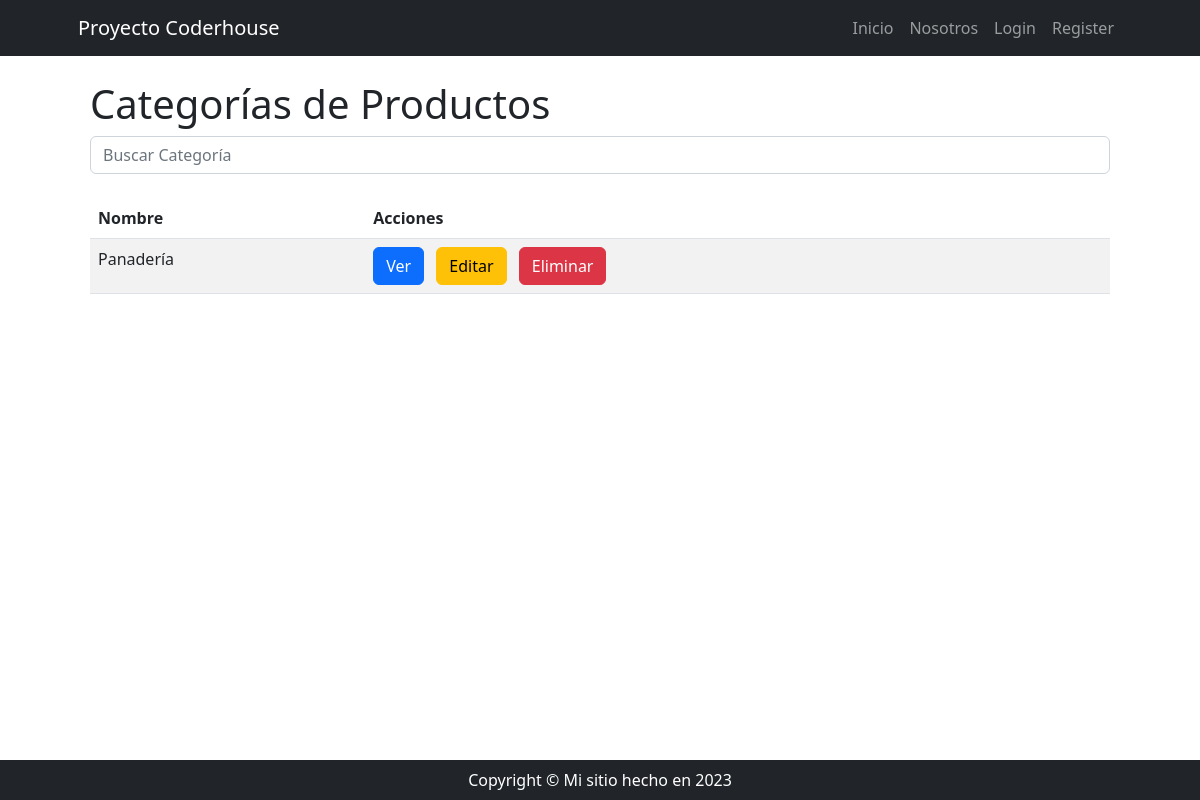
Before: /productos/productocategoria/list/ with the older database file.
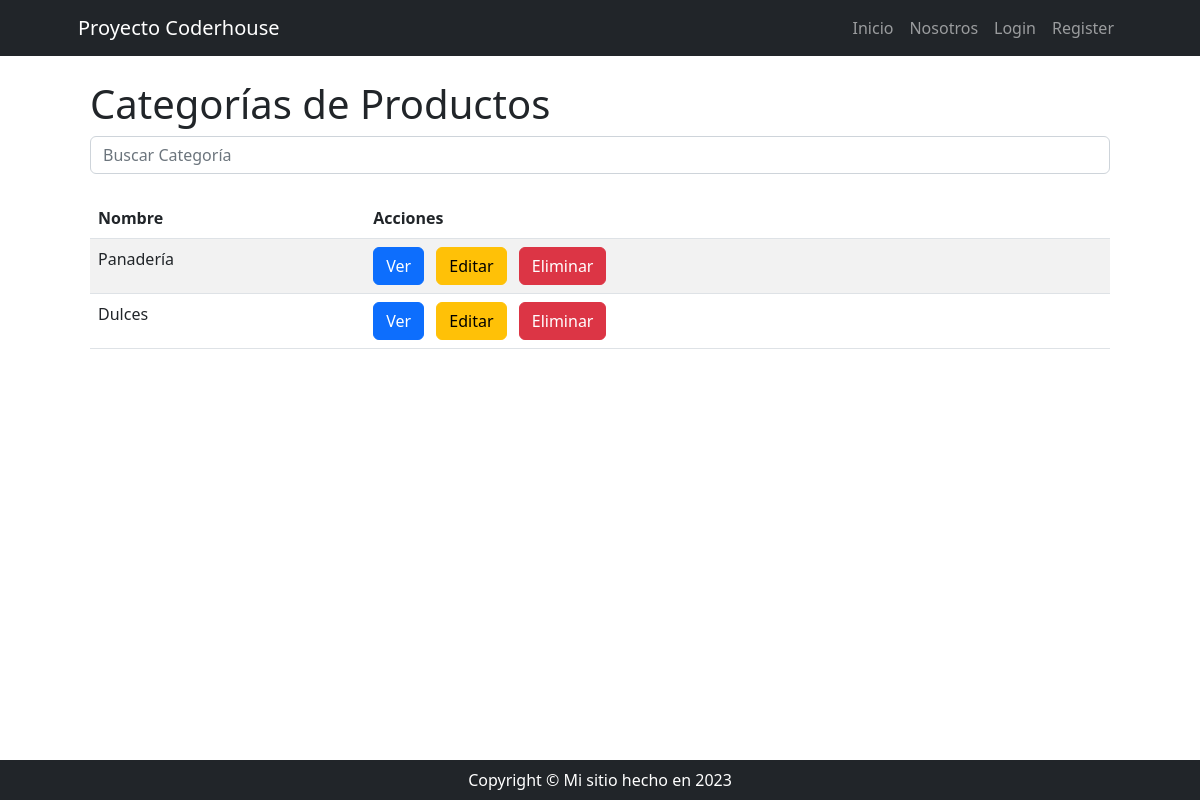
After: the same page with the newer database file.
### producto/models.py (models this page shows, shortened)
class ProductoCategoria(models.Model):
    nombre = models.CharField(max_length=100)
    descripcion = models.TextField(null=True, blank=True, verbose_name="descripción")
    class Meta:
        verbose_name = "categoría de producto"
        verbose_name_plural = "categorías de productos"

### producto/views.py (the view)
# urls.py: path("productocategoria/list/", views.ProductoCategoriaList.as_view(), name="productocategoria_list"),
class ProductoCategoriaList(ListView):
    model = ProductoCategoria
    def get_queryset(self):
        if self.request.GET.get("consulta"):
            consulta = self.request.GET.get("consulta")
            object_list = ProductoCategoria.objects.filter(nombre__icontains=consulta)
        else:
            object_list = ProductoCategoria.objects.all()
        return object_list

### producto/templates/producto/productocategoria_list.html (shortened to what this page needs)
{% extends 'core/base.html' %}
{% block content %}
  <div class="container">
    <h1 class="mt-4">Categorías de Productos</h1>
    <div class="mb-4">
      <form action="" method="get">
        <input type="text" class="form-control" name="consulta" placeholder="Buscar Categoría">
      </form>
    </div>
    <table class="table table-striped">
      <thead>
        <tr>
          <th scope="col">Nombre</th>
          <th scope="col">Acciones</th>
        </tr>
      </thead>
      <tbody>
        {% for categoria in object_list %}
          <tr>
            <td>{{ categoria.nombre }}</td>
            <td>
              <a href="{% url 'producto:productocategoria_detail' categoria.id %}" class="btn btn-primary me-2">Ver</a>
              <a href="{% url 'producto:productocategoria_update' categoria.id %}" class="btn btn-warning me-2">Editar</a>
              <a href="{% url 'producto:productocategoria_delete' categoria.id %}" class="btn btn-danger">Eliminar</a>
            </td>
          </tr>
        {% empty %}
          <tr>
            <td colspan="3" class="text-center">No hay categorías disponibles.</td>
          </tr>
        {% endfor %}
      </tbody>
    </table>
  </div>
{% endblock content %}

### core/templates/core/base.html (shortened to what this page needs)
{% load static %}
<!DOCTYPE html>
<html lang="es">
    <head>
        <link href="{% static 'core/css/styles.css' %}" rel="stylesheet" />
    </head>
    <body>
        {% include 'core/navbar.html' %}
        <div class="container px-4 px-lg-5">
            {% block content %}
            {% endblock content %}
            {% include 'core/footer.html' %}
        </div>
    </body>
</html>

### core/templates/core/navbar.html (shortened to what this page needs)
<nav class="navbar navbar-expand-lg navbar-dark bg-dark">
    <div class="container px-5">
        <a class="navbar-brand">Proyecto Coderhouse</a>
        <div class="collapse navbar-collapse" id="navbarSupportedContent">
            <ul class="navbar-nav ms-auto mb-2 mb-lg-0">
                <li class="nav-item"><a class="nav-link {% if request.path == '/' %} active {% endif %}" href="{% url 'core:index' %}">Inicio</a></li>
                <li class="nav-item"><a class="nav-link {% if '/about/' in request.path %} active {% endif %}" href="{% url 'core:about' %}">Nosotros</a></li>
                {% if user.is_authenticated %}
                    <li class="nav-item"><a class="nav-link {% if '/clientes/' in request.path %} active {% endif %} " href="{% url 'cliente:index' %}">Cliente</a></li>
                    <li class="nav-item"><a class="nav-link {% if '/productos/' in request.path %} active {% endif %} " href="{% url 'producto:index' %}">Producto</a></li>
                    <li class="nav-item"><a class="nav-link text-bg-info">{{ user.username }}</a></li>
                    <li class="nav-item">
                        <form action="{% url 'core:logout' %}" method="post">
                            {% csrf_token %}
                            <button type="submit" class="btn btn-dark">Logout</button>
                        </form>
                    </li>
                {% else %}
                    <li class="nav-item"><a class="nav-link {% if '/login/' in request.path %} active {% endif %} " href="{% url 'core:login' %}">Login</a></li>
                    <li class="nav-item"><a class="nav-link {% if '/register/' in request.path %} active {% endif %} " href="{% url 'core:register' %}">Register</a></li>
                {% endif %}
            </ul>
        </div>
    </div>
</nav>

### core/templates/core/footer.html
<footer class="py-2 bg-dark fixed-bottom">
    <div class="container px-4 px-lg-5"><p class="m-0 text-center text-white">Copyright &copy; Mi sitio hecho en 2023</p></div>
</footer>

Changed rows visible on the page:
added ProductoCategoria: nombre "Dulces"
